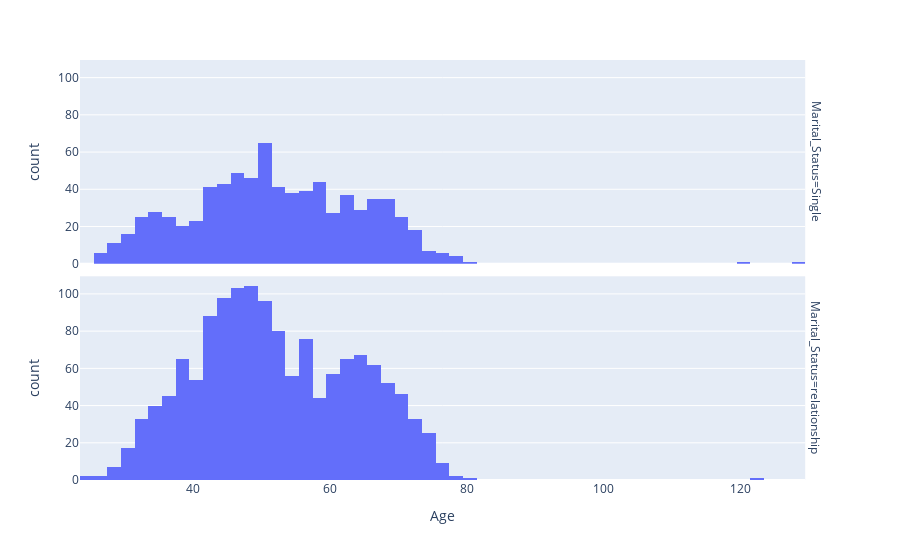

Notebook source saved alongside this figure:
### Code cell
fig = px.histogram (data, x = "Age",  facet_row = "Marital_Status")
fig.show ()

### Figure 1 — Plotly figure (JSON) as saved in the notebook; plotly's stock layout.template omitted (floating-point values rounded to 4 significant figures; data arrays with more than 128 entries replaced by an {"elided": "..."} marker saying what was removed)
{"data": [{"alignmentgroup": "True", "bingroup": "x", "hovertemplate": "Marital_Status=Single<br>Age=%{x}<br>count=%{y}<extra></extra>", "legendgroup": "", "marker": {"color": "#636efa", "pattern": {"shape": ""}}, "name": "", "offsetgroup": "", "orientation": "v", "showlegend": false, "type": "histogram", "x": {"elided": "786 int values"}, "xaxis": "x2", "yaxis": "y2"}, {"alignmentgroup": "True", "bingroup": "x", "hovertemplate": "Marital_Status=relationship<br>Age=%{x}<br>count=%{y}<extra></extra>", "legendgroup": "", "marker": {"color": "#636efa", "pattern": {"shape": ""}}, "name": "", "offsetgroup": "", "orientation": "v", "showlegend": false, "type": "histogram", "x": {"elided": "1430 int values"}, "xaxis": "x", "yaxis": "y"}], "layout": {"annotations": [{"font": {}, "showarrow": false, "text": "Marital_Status=relationship", "textangle": 90, "x": 0.98, "xanchor": "left", "xref": "paper", "y": 0.2425, "yanchor": "middle", "yref": "paper"}, {"font": {}, "showarrow": false, "text": "Marital_Status=Single", "textangle": 90, "x": 0.98, "xanchor": "left", "xref": "paper", "y": 0.7575, "yanchor": "middle", "yref": "paper"}], "barmode": "relative", "legend": {"tracegroupgap": 0}, "margin": {"t": 60}, "xaxis": {"anchor": "y", "domain": [0, 0.98], "title": {"text": "Age"}}, "xaxis2": {"anchor": "y2", "domain": [0, 0.98], "matches": "x", "showticklabels": false}, "yaxis": {"anchor": "x", "domain": [0, 0.485], "title": {"text": "count"}}, "yaxis2": {"anchor": "x2", "domain": [0.515, 1], "matches": "y", "title": {"text": "count"}}}}
